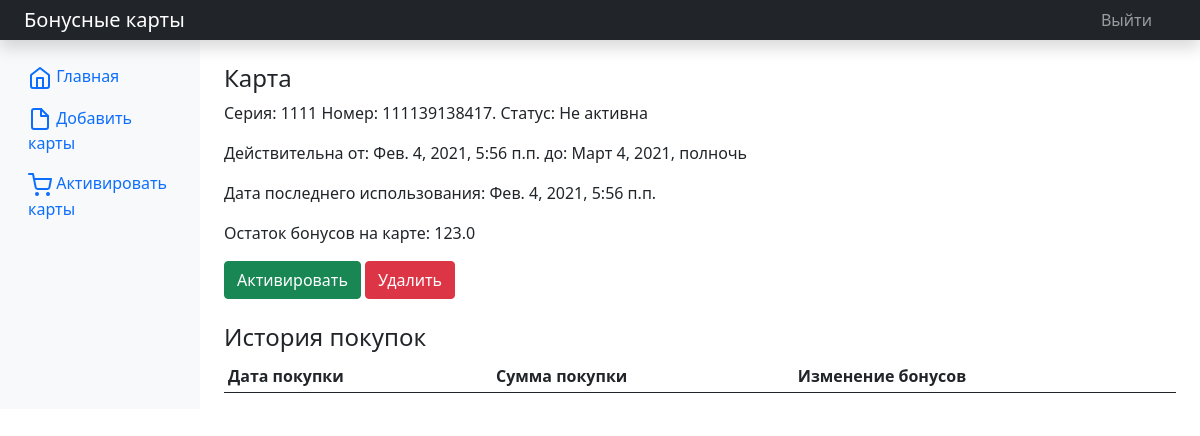
/110/ (signed in), run on the app's committed database.
### cardslist/models.py (models this page shows, shortened)
class CardsList(models.Model):
    card_series = models.IntegerField(verbose_name='Серия карты')
    card_number = models.IntegerField(verbose_name='Номер карты', unique=True)
    card_issue_date = models.DateTimeField(auto_now_add=True, verbose_name='Дата выпуска карты')
    card_expiration_date = models.DateTimeField(verbose_name='Дата окончания активности карты')
    card_date_of_use = models.DateTimeField(verbose_name='Дата последнего использования карты', auto_now_add=True)
    card_bonus_amount = models.FloatField(null=True, blank=True, verbose_name='Сумма бонуса карты')
    card_status = models.CharField(max_length=12, default='Не активна', verbose_name='Статус карты')
    class Meta:
        verbose_name_plural = 'Бонусные карты'
        verbose_name = 'Бонусная карта'
        ordering = ['-card_date_of_use']

### cardslist/views.py (the view, shortened to what this page needs)
# urls.py: path('<int:pk>/', CardDetailView.as_view(), name='card_detail'),
class CardDetailView(LoginRequiredMixin, DetailView):
    model = CardsList
    template_name = 'cardslist/carddetails.html'
    context_object_name = 'card_detail'
    def get_context_data(self, **kwargs):
        context = super(CardDetailView, self).get_context_data(**kwargs)
        context['details'] = CardDetail.objects.all()
        return context

### cardslist/templates/cardslist/carddetails.html (shortened to what this page needs)
{% extends "layout/basic.html" %}
{% block content %}
    <div class="col-12">
        <h4>Карта</h4>
        <p>Серия: {{ card_detail.card_series }} Номер: {{ card_detail.card_number }}. Статус: {{ card_detail.card_status }}</p>
        <p>Действительна от: {{ card_detail.card_issue_date }} до: {{ card_detail.card_expiration_date }}</p>
        <p>Дата последнего использования: {{ card_detail.card_date_of_use }}</p>
        <p>Остаток бонусов на карте: {{ card_detail.card_bonus_amount }}</p>
        {% if card_detail.card_status == 'Не активна' %}
            <a href="{% url 'activate' card_detail.pk %}"><button type="button" class="btn btn-success">Активировать</button></a>
        {% elif card_detail.card_status == 'Активна' %}
            <a href="{% url 'activate' card_detail.pk %}"><button type="button" class="btn btn-success">Деактивировать</button></a>
        {% endif %}
        <a href="{% url 'delete' card_detail.pk %}"><button type="button" class="btn btn-danger">Удалить</button></a>
    </div>
    <br>
    <h4>История покупок</h4>
    <div class="table-responsive">
        <table class="table table-striped table-sm">
            <thead>
            <tr>
                <th>Дата покупки</th>
                <th>Сумма покупки</th>
                <th>Изменение бонусов</th>
            </tr>
            </thead>
        </table>
    </div>
{% endblock %}

### data on the page
CardsList: card_series "1111", card_number "111139138417", card_status "Не активна", card_issue_date "Фев. 4, 2021, 5:56 п.п.", card_expiration_date "Март 4, 2021, полночь", card_date_of_use "Фев. 4, 2021, 5:56 п.п.", card_bonus_amount "123.0"
